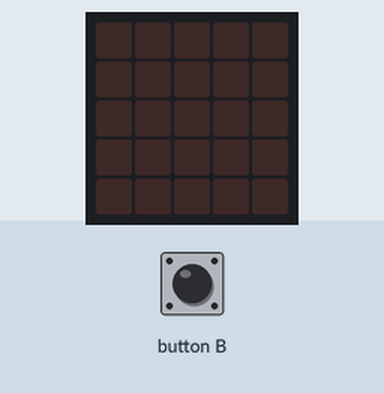
Bench run of a program on a simulated BBC micro:bit (MakeCode). Shown: the board's 5×5 LED display. The test bench sets the inputs (shaded band).

Above: at 1.2 s.
1.3 s: button B pressed for 0.15 s
At 1.7 s:
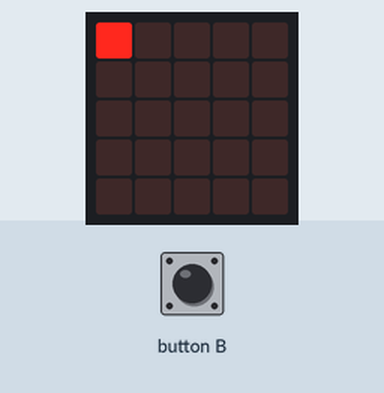
At 3.2 s:
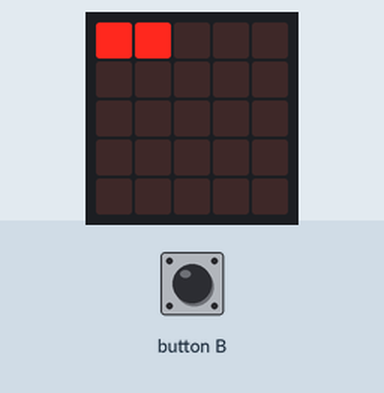
Timing chart, 0 to 4.7 s (numbered marks = the images above; inputs shaded):
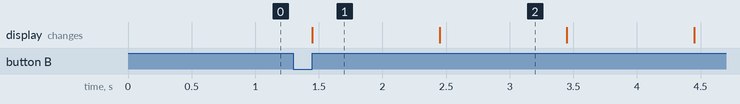

The program:

main.ts
```typescript
input.onButtonPressed(Button.B, function () {
    for (let index = 0; index < 5; index++) {
        for (let index = 0; index < 5; index++) {
            led.plot(somar, cont)
            basic.pause(1000)
            somar += 1
        }
        cont += 1
        somar = 0
    }
})
let cont = 0
let somar = 0
somar = 0
cont = 0
basic.clearScreen()
```

test.ts
```typescript
// testes vão aqui; isto não será compilado quando este pacote for usado como uma extensão.
```

Measured:
- after the input at 1.3 s, the display: changes after 0.15 s (image 1)
- what the display in image 1 shows lasts 1.0 s, from 1.5 s to 2.5 s
